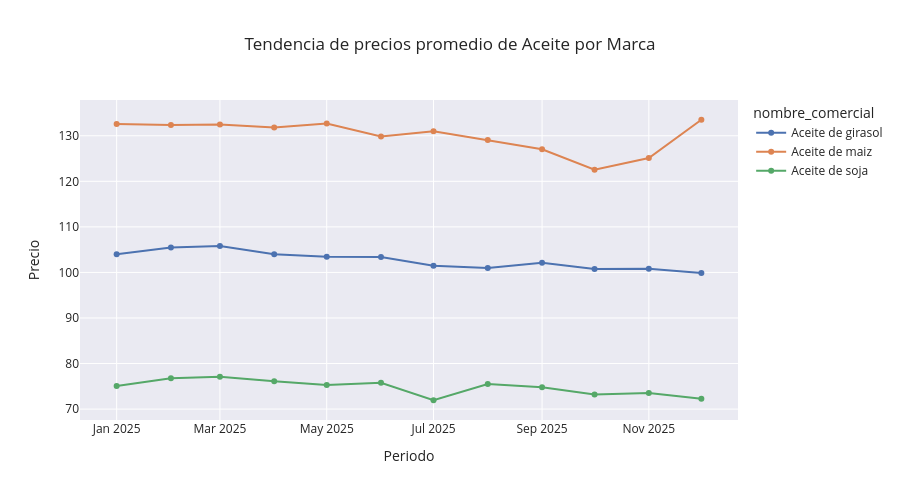

The code cell stored with this chart in its notebook:
### Markdown cell above
### Observaciones:
Este gráfico nos sirve para analizar dispersión, rangos y posibles precios atípicos.. A partir de allí podemos interpretar:
>- Grupos con mucha variabilidad.
>- Comercios con precios más dispersos.
>- Productos posiblemente mal registrados.
>- Categorías difíciles de usar como referencia única.

Un grupo con mucha dispersión puede requerir más depuración, porque puede mezclar productos muy distintos.

### Code cell
precio_mensual_comercio = (
    df[(df['tipo_producto'] == 'Aceite')].groupby(["Periodo", "nombre_comercial"])["Precio"]
    .mean()
    .reset_index()
)

fig = px.line(
    precio_mensual_comercio,
    x='Periodo',
    y='Precio',
    color='nombre_comercial',
    markers=True,
    template="seaborn",
    height=500,
    title="Tendencia de precios promedio de Aceite por tipo de aceite"
)
fig.show()

### Figure 1 — Plotly figure (JSON) as saved in the notebook; plotly's stock layout.template omitted (floating-point values rounded to 4 significant figures)
{"data": [{"hovertemplate": "nombre_comercial=Aceite de girasol<br>Periodo=%{x}<br>Precio=%{y}<extra></extra>", "legendgroup": "Aceite de girasol", "line": {"color": "rgb(76,114,176)", "dash": "solid"}, "marker": {"symbol": "circle"}, "mode": "lines+markers", "name": "Aceite de girasol", "orientation": "v", "showlegend": true, "x": ["2025-01-01T00:00:00.000000", "2025-02-01T00:00:00.000000", "2025-03-01T00:00:00.000000", "2025-04-01T00:00:00.000000", "2025-05-01T00:00:00.000000", "2025-06-01T00:00:00.000000", "2025-07-01T00:00:00.000000", "2025-08-01T00:00:00.000000", "2025-09-01T00:00:00.000000", "2025-10-01T00:00:00.000000", "2025-11-01T00:00:00.000000", "2025-12-01T00:00:00.000000"], "xaxis": "x", "y": [104.0, 105.5, 105.8, 104.0, 103.5, 103.4, 101.5, 101.0, 102.1, 100.8, 100.8, 99.87], "yaxis": "y", "type": "scatter"}, {"hovertemplate": "nombre_comercial=Aceite de maiz<br>Periodo=%{x}<br>Precio=%{y}<extra></extra>", "legendgroup": "Aceite de maiz", "line": {"color": "rgb(221,132,82)", "dash": "solid"}, "marker": {"symbol": "circle"}, "mode": "lines+markers", "name": "Aceite de maiz", "orientation": "v", "showlegend": true, "x": ["2025-01-01T00:00:00.000000", "2025-02-01T00:00:00.000000", "2025-03-01T00:00:00.000000", "2025-04-01T00:00:00.000000", "2025-05-01T00:00:00.000000", "2025-06-01T00:00:00.000000", "2025-07-01T00:00:00.000000", "2025-08-01T00:00:00.000000", "2025-09-01T00:00:00.000000", "2025-10-01T00:00:00.000000", "2025-11-01T00:00:00.000000", "2025-12-01T00:00:00.000000"], "xaxis": "x", "y": [132.6, 132.3, 132.5, 131.8, 132.7, 129.9, 131.0, 129.1, 127.1, 122.6, 125.1, 133.5], "yaxis": "y", "type": "scatter"}, {"hovertemplate": "nombre_comercial=Aceite de soja<br>Periodo=%{x}<br>Precio=%{y}<extra></extra>", "legendgroup": "Aceite de soja", "line": {"color": "rgb(85,168,104)", "dash": "solid"}, "marker": {"symbol": "circle"}, "mode": "lines+markers", "name": "Aceite de soja", "orientation": "v", "showlegend": true, "x": ["2025-01-01T00:00:00.000000", "2025-02-01T00:00:00.000000", "2025-03-01T00:00:00.000000", "2025-04-01T00:00:00.000000", "2025-05-01T00:00:00.000000", "2025-06-01T00:00:00.000000", "2025-07-01T00:00:00.000000", "2025-08-01T00:00:00.000000", "2025-09-01T00:00:00.000000", "2025-10-01T00:00:00.000000", "2025-11-01T00:00:00.000000", "2025-12-01T00:00:00.000000"], "xaxis": "x", "y": [75.08, 76.77, 77.12, 76.1, 75.28, 75.79, 71.94, 75.52, 74.8, 73.19, 73.52, 72.25], "yaxis": "y", "type": "scatter"}], "layout": {"xaxis": {"anchor": "y", "domain": [0.0, 1.0], "title": {"text": "Periodo"}}, "yaxis": {"anchor": "x", "domain": [0.0, 1.0], "title": {"text": "Precio"}}, "legend": {"title": {"text": "nombre_comercial"}, "tracegroupgap": 0}, "title": {"text": "Tendencia de precios promedio de Aceite por Marca"}, "height": 500}}
